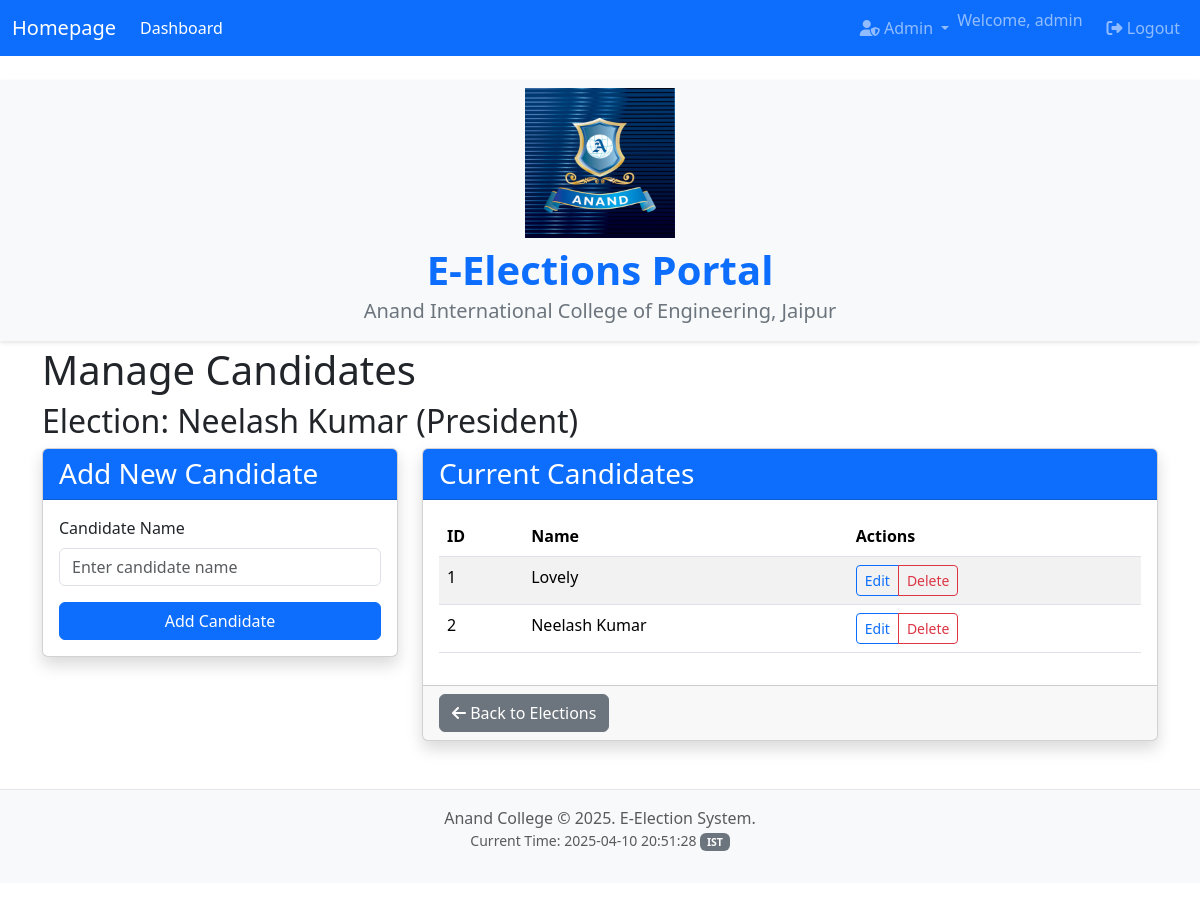
The app's page /admin/elections/1/candidates (signed in) with its own data.
### models.py (models this page shows, shortened)
class User(UserMixin, db.Model):
    id = db.Column(db.String(50), primary_key=True)  # College ID or unique identifier
    password_hash = db.Column(db.String(256))
    is_admin = db.Column(db.Boolean, default=False)
    has_voted = db.Column(db.Boolean, default=False) # Simple flag - needs refinement for multiple elections/positions

class Election(db.Model):
    id = db.Column(db.Integer, primary_key=True)
    name = db.Column(db.String(100), nullable=False)
    position = db.Column(db.String(100), nullable=False)
    start_time = db.Column(db.DateTime, default=lambda: datetime.datetime.now(datetime.timezone.utc))
    end_time = db.Column(db.DateTime)
    is_active = db.Column(db.Boolean, default=True)

class Candidate(db.Model):
    id = db.Column(db.Integer, primary_key=True)
    name = db.Column(db.String(100), nullable=False)
    election_id = db.Column(db.Integer, db.ForeignKey('election.id'), nullable=False)
    election = db.relationship('Election', backref=db.backref('candidates', lazy=True))

### app.py (the view, shortened to what this page needs)
@app.route('/admin/elections/<int:election_id>/candidates', methods=['GET', 'POST'])
@login_required
@admin_required
def manage_candidates(election_id):
    election = Election.query.get_or_404(election_id)
    candidates = Candidate.query.filter_by(election_id=election_id).all()
    form = CandidateForm()
    return render_template('admin/manage_candidates.html',
                          title=f'Manage Candidates - {election.name}',
                          election=election,
                          candidates=candidates,
                          form=form)

### forms.py
class CandidateForm(FlaskForm):
    name = StringField('Candidate Name', validators=[DataRequired(), Length(max=100)])
    submit = SubmitField('Add Candidate')

### app.py (called while the page is built)
@login_manager.user_loader
def load_user(user_id):
    return User.query.get(user_id)

def admin_required(f):
    @wraps(f)
    def decorated_function(*args, **kwargs):
        if not current_user.is_admin:
            flash('You need administrator privileges to access this page.', 'danger')
            return redirect(url_for('index'))
        return f(*args, **kwargs)
    return decorated_function

@app.context_processor
def inject_now():
    kolkata_tz = pytz.timezone('Asia/Kolkata')
    now_time = datetime.datetime.now(kolkata_tz)
    return {'now': now_time}

### templates/admin/manage_candidates.html (shortened to what this page needs)
{% extends "base.html" %}
{% block content %}
    <h1>Manage Candidates</h1>
    <h2>Election: {{ election.name }} ({{ election.position }})</h2>
    <div class="row">
        <div class="col-md-4">
            <div class="card shadow mb-4">
                <div class="card-header bg-primary text-white">
                    <h3 class="mb-0">Add New Candidate</h3>
                </div>
                <div class="card-body">
                    <form method="POST" action="{{ url_for('manage_candidates', election_id=election.id) }}">
                        <div class="mb-3">
                            {{ form.name.label(class="form-label") }}
                            {{ form.name(class="form-control", placeholder="Enter candidate name") }}
                        </div>
                        <div class="d-grid gap-2">
                            {{ form.submit(class="btn btn-primary") }}
                        </div>
                    </form>
                </div>
            </div>
        </div>
        <div class="col-md-8">
            <div class="card shadow">
                <div class="card-header bg-primary text-white">
                    <h3 class="mb-0">Current Candidates</h3>
                </div>
                <div class="card-body">
                    {% if candidates %}
                        <div class="table-responsive">
                            <table class="table table-striped table-hover">
                                <thead>
                                    <tr>
                                        <th>ID</th>
                                        <th>Name</th>
                                        <th>Actions</th>
                                    </tr>
                                </thead>
                                <tbody>
                                    {% for candidate in candidates %}
                                        <tr>
                                            <td>{{ candidate.id }}</td>
                                            <td>{{ candidate.name }}</td>
                                            <td>
                                                <div class="btn-group" role="group">
                                                    <button type="button" class="btn btn-sm btn-outline-primary">Edit</button>
                                                    <button type="button" class="btn btn-sm btn-outline-danger">Delete</button>
                                                </div>
                                            </td>
                                        </tr>
                                    {% endfor %}
                                </tbody>
                            </table>
                        </div>
                    {% else %}
                        <div class="alert alert-info">No candidates added yet for this election.</div>
                    {% endif %}
                </div>
                <div class="card-footer">
                    <a href="{{ url_for('admin_election_list') }}" class="btn btn-secondary">
                        <i class="fas fa-arrow-left"></i> Back to Elections
                    </a>
                </div>
            </div>
        </div>
    </div>
{% endblock %}

### templates/base.html (shortened to what this page needs)
<!doctype html>
<html lang="en">
<head>
  <link href="https://cdn.jsdelivr.net/npm/bootstrap@5.3.3/dist/css/bootstrap.min.css" rel="stylesheet">
  <link rel="stylesheet" href="https://cdnjs.cloudflare.com/ajax/libs/font-awesome/6.5.1/css/all.min.css" />
  <link rel="stylesheet" href="{{ url_for('static', filename='css/style.css') }}">
</head>
<body>
  <nav class="navbar navbar-expand-lg navbar-dark bg-primary mb-4">
    <div class="container-fluid">
      <a class="navbar-brand" href="{{ url_for('index') }}">Homepage</a>
      <div class="collapse navbar-collapse" id="navbarNav">
        <ul class="navbar-nav me-auto mb-2 mb-lg-0">
          {% if current_user.is_authenticated %}
            <li class="nav-item">
              <a class="nav-link active" aria-current="page" href="{{ url_for('index') }}">Dashboard</a>
            </li>
          {% endif %}
        </ul>
        <ul class="navbar-nav ms-auto mb-2 mb-lg-0">
           {% if current_user.is_authenticated %}
              {% if current_user.is_admin %}
               <li class="nav-item dropdown">
                  <a class="nav-link dropdown-toggle" href="#" id="adminDropdown" role="button" data-bs-toggle="dropdown" aria-expanded="false">
                    <i class="fas fa-user-shield"></i> Admin
                  </a>
                </li>
              {% endif %}
              <li class="nav-item">
                 <span class="navbar-text me-3">
                   Welcome, {{ current_user.id }}
                 </span>
              </li>
              <li class="nav-item">
                <a class="nav-link" href="{{ url_for('logout') }}"><i class="fas fa-sign-out-alt"></i> Logout</a>
              </li>
           {% endif %}
        </ul>
      </div>
    </div>
  </nav>
  <div class="text-center py-2 college-logo-header">
    <img src="{{ url_for('static', filename='images/anand.jpg') }}" alt="Anand College Logo" height="150">
    <h1 class="mt-2 college-title">E-Elections Portal</h1>
    <h5 class="college-subtitle">Anand International College of Engineering, Jaipur</h5>
  </div>
  <main class="container">
    {% block content %}
    {% endblock %}
  </main>
  <footer class="mt-5 py-3 bg-light text-center">
      <div class="container">
          <span class="text-muted">Anand College &copy; {{ now.year if now else 2025 }}. E-Election System.</span>
          <p class="text-muted small">Current Time: {{ now.strftime('%Y-%m-%d %H:%M:%S') if now else 'N/A' }} <span class="badge bg-secondary">{{ now.tzname() if now else 'UTC' }}</span></p>
      </div>
  </footer>
</body>
</html>

### static/css/style.css (style rules this page uses)
body { padding-bottom: 20px; }
.college-logo-header { background-color: #f8f9fa; padding: 15px 0; box-shadow: 0 2px 4px rgba(0,0,0,0.1); margin-bottom: 5px; }
.college-title { font-size: 2.5rem; font-weight: bold; color: #0d6efd; margin-top: 10px; margin-bottom: 5px; }
.college-subtitle { color: #6c757d; font-weight: normal; margin-bottom: 10px; }
footer { margin-top: 50px; padding: 20px 0; border-top: 1px solid #e5e5e5; }

### records on screen
User: id "admin"
Election: name "Neelash Kumar", position "President"
Candidate: id "1", name "Lovely"
Candidate: id "2", name "Neelash Kumar"
